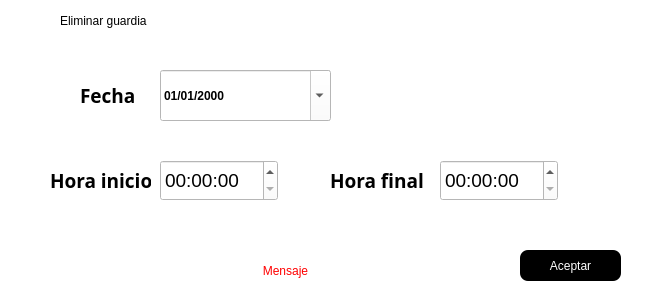
<?xml version="1.0" encoding="UTF-8"?>
<ui version="4.0">
 <class>DeleteGuard</class>
 <widget class="QDialog" name="DeleteGuard">
  <property name="windowModality">
   <enum>Qt::ApplicationModal</enum>
  </property>
  <property name="geometry">
   <rect>
    <x>0</x>
    <y>0</y>
    <width>650</width>
    <height>300</height>
   </rect>
  </property>
  <property name="minimumSize">
   <size>
    <width>650</width>
    <height>300</height>
   </size>
  </property>
  <property name="maximumSize">
   <size>
    <width>650</width>
    <height>300</height>
   </size>
  </property>
  <property name="windowTitle">
   <string>Eliminar</string>
  </property>
  <property name="styleSheet">
   <string notr="true">background-color: rgb(255, 255, 255);</string>
  </property>
  <widget class="QDateEdit" name="dateEdit">
   <property name="geometry">
    <rect>
     <x>160</x>
     <y>70</y>
     <width>171</width>
     <height>51</height>
    </rect>
   </property>
   <property name="font">
    <font>
     <family>Segoe UI</family>
     <pointsize>9</pointsize>
     <italic>false</italic>
     <bold>true</bold>
    </font>
   </property>
   <property name="styleSheet">
    <string notr="true">background-color: rgb(255, 255, 255);
color: rgb(0, 0, 0);
color: rgb(0, 0, 0);
font: 700 9pt &quot;Segoe UI&quot;;</string>
   </property>
   <property name="displayFormat">
    <string>dd/MM/yyyy</string>
   </property>
   <property name="calendarPopup">
    <bool>true</bool>
   </property>
  </widget>
  <widget class="QTimeEdit" name="timeEdit2">
   <property name="geometry">
    <rect>
     <x>440</x>
     <y>160</y>
     <width>118</width>
     <height>41</height>
    </rect>
   </property>
   <property name="font">
    <font>
     <family>Arial</family>
     <pointsize>14</pointsize>
    </font>
   </property>
  </widget>
  <widget class="QLabel" name="label_3">
   <property name="geometry">
    <rect>
     <x>60</x>
     <y>0</y>
     <width>161</width>
     <height>41</height>
    </rect>
   </property>
   <property name="styleSheet">
    <string notr="true">font: 900 14pt &quot;Segoe UI Black&quot;;</string>
   </property>
   <property name="text">
    <string>Eliminar guardia</string>
   </property>
  </widget>
  <widget class="QLabel" name="lblMensaje2">
   <property name="geometry">
    <rect>
     <x>80</x>
     <y>260</y>
     <width>411</width>
     <height>21</height>
    </rect>
   </property>
   <property name="styleSheet">
    <string notr="true">color: rgb(255, 0, 0);
font: 14pt &quot;Arial&quot;;</string>
   </property>
   <property name="text">
    <string>Mensaje</string>
   </property>
   <property name="alignment">
    <set>Qt::AlignCenter</set>
   </property>
  </widget>
  <widget class="QPushButton" name="btnAceptar">
   <property name="geometry">
    <rect>
     <x>520</x>
     <y>250</y>
     <width>101</width>
     <height>31</height>
    </rect>
   </property>
   <property name="cursor">
    <cursorShape>OpenHandCursor</cursorShape>
   </property>
   <property name="styleSheet">
    <string notr="true">font: 14pt &quot;Arial&quot;;
background-color: rgb(0, 0, 0);
color: rgb(255, 255, 255);


border-radius:8px</string>
   </property>
   <property name="text">
    <string>Aceptar</string>
   </property>
  </widget>
  <widget class="QTimeEdit" name="timeEdit1">
   <property name="geometry">
    <rect>
     <x>160</x>
     <y>160</y>
     <width>118</width>
     <height>41</height>
    </rect>
   </property>
   <property name="font">
    <font>
     <family>Arial</family>
     <pointsize>14</pointsize>
    </font>
   </property>
  </widget>
  <widget class="QLabel" name="label">
   <property name="geometry">
    <rect>
     <x>80</x>
     <y>80</y>
     <width>61</width>
     <height>31</height>
    </rect>
   </property>
   <property name="font">
    <font>
     <family>Segoe UI Black</family>
     <pointsize>14</pointsize>
     <bold>true</bold>
    </font>
   </property>
   <property name="text">
    <string>Fecha</string>
   </property>
  </widget>
  <widget class="QLabel" name="label_8">
   <property name="geometry">
    <rect>
     <x>50</x>
     <y>160</y>
     <width>101</width>
     <height>41</height>
    </rect>
   </property>
   <property name="font">
    <font>
     <family>Segoe UI Black</family>
     <pointsize>14</pointsize>
     <bold>true</bold>
    </font>
   </property>
   <property name="text">
    <string>Hora inicio</string>
   </property>
  </widget>
  <widget class="QLabel" name="label_6">
   <property name="geometry">
    <rect>
     <x>330</x>
     <y>160</y>
     <width>101</width>
     <height>41</height>
    </rect>
   </property>
   <property name="font">
    <font>
     <family>Segoe UI Black</family>
     <pointsize>14</pointsize>
     <bold>true</bold>
    </font>
   </property>
   <property name="text">
    <string>Hora final</string>
   </property>
  </widget>
 </widget>
 <resources/>
 <connections/>
</ui>
